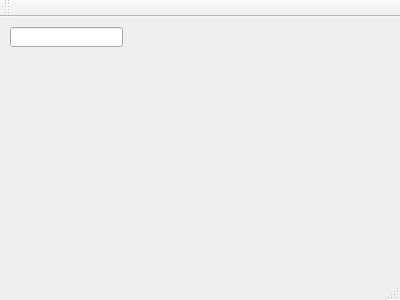
<?xml version="1.0" encoding="UTF-8"?>
<ui version="4.0">
 <class>MainWindow</class>
 <widget class="QMainWindow" name="MainWindow">
  <property name="geometry">
   <rect>
    <x>0</x>
    <y>0</y>
    <width>400</width>
    <height>300</height>
   </rect>
  </property>
  <property name="windowTitle">
   <string>MainWindow</string>
  </property>
  <widget class="QWidget" name="centralWidget">
   <widget class="QIPLineEdit" name="lineEdit">
    <property name="geometry">
     <rect>
      <x>10</x>
      <y>10</y>
      <width>113</width>
      <height>20</height>
     </rect>
    </property>
   </widget>
  </widget>
  <widget class="QMenuBar" name="menuBar">
   <property name="geometry">
    <rect>
     <x>0</x>
     <y>0</y>
     <width>400</width>
     <height>23</height>
    </rect>
   </property>
  </widget>
  <widget class="QToolBar" name="mainToolBar">
   <attribute name="toolBarArea">
    <enum>TopToolBarArea</enum>
   </attribute>
   <attribute name="toolBarBreak">
    <bool>false</bool>
   </attribute>
  </widget>
  <widget class="QStatusBar" name="statusBar"/>
 </widget>
 <layoutdefault spacing="6" margin="11"/>
 <customwidgets>
  <customwidget>
   <class>QIPLineEdit</class>
   <extends>QLineEdit</extends>
   <header location="global">qiplineedit.h</header>
  </customwidget>
 </customwidgets>
 <resources/>
 <connections/>
</ui>
